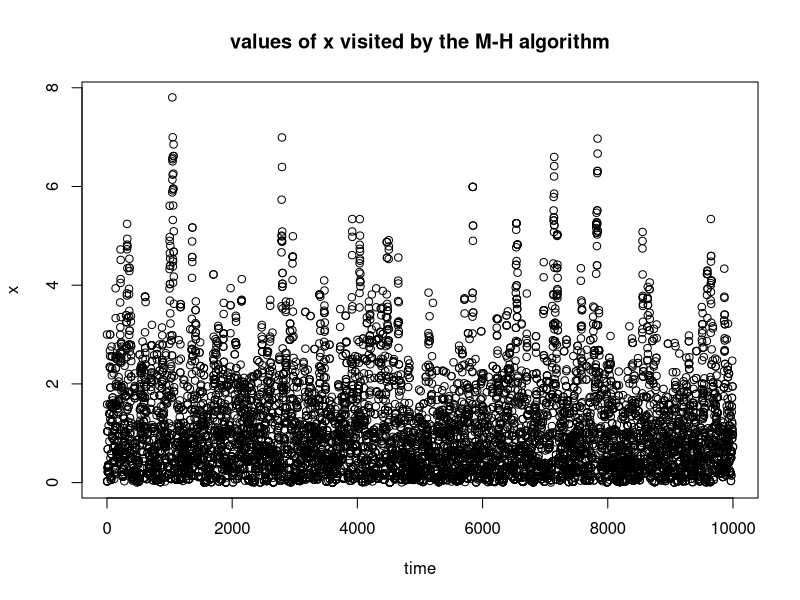
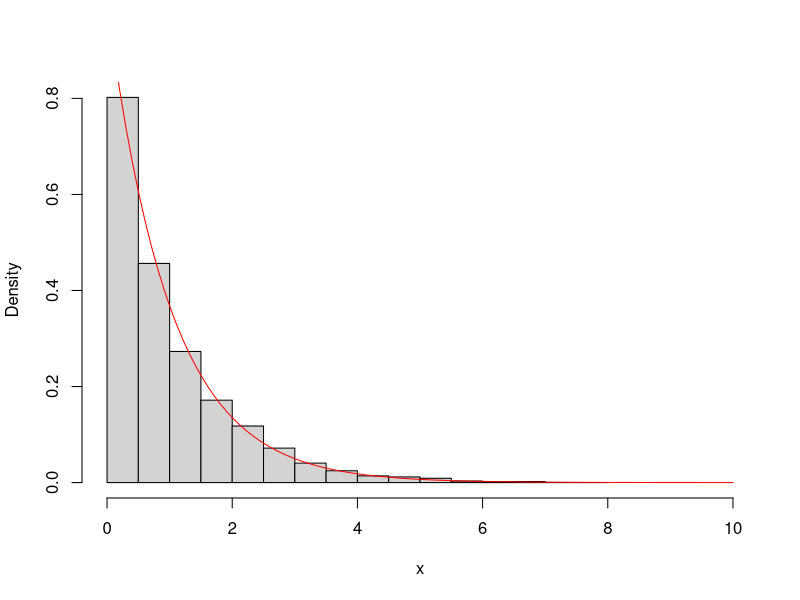

Source code (R) for these figures, in order:
## ---- chunk 1
knitr::opts_chunk$set(comment = "#",collapse = TRUE,fig.align = "center")
## ---- chunk 2
knitr::opts_chunk$set(echo = TRUE)
## ---- chunk 3
target <- function (x)
  ifelse(x < 0,0,exp(-x))
## ---- chunk 4
x <- rep(0,10000)
x[1] <- 3
for (i in 2:10000) {
  current_x <- x[i-1]
  proposed_x <- current_x + rnorm(1)
  A <- target(proposed_x)/target(current_x)
  u <- runif(1)
  if (u < A)
    x[i] <- proposed_x
  else
    x[i] <- current_x
}
## ---- chunk 5
plot(x,xlab = "time",main = "values of x visited by the M-H algorithm")
## ---- chunk 6
hist(x,xlim = c(0,10),probability = TRUE,main = "")
xx <- seq(0,10,length = 100)
lines(xx,target(xx),col = "red")
